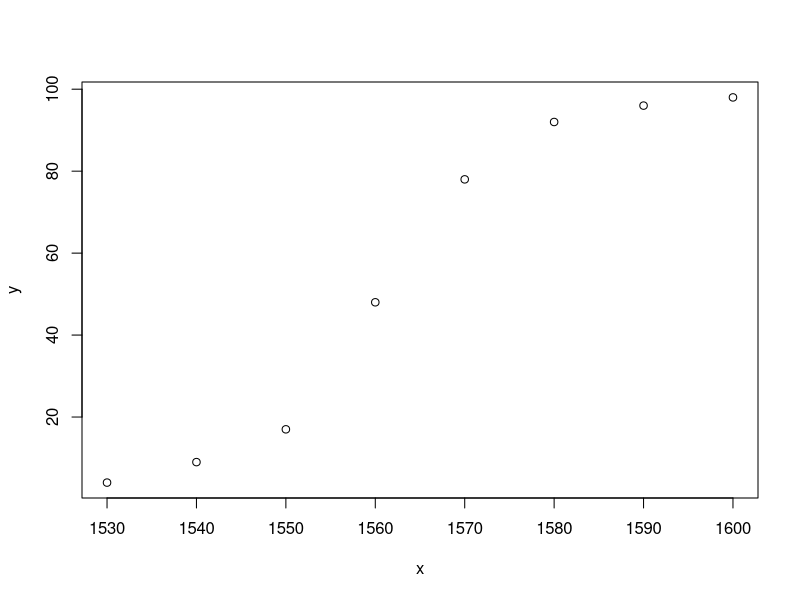

Reproduce this figure in R.
####--- | solution: create new file  ---####

x <- c(1530, 1540, 1550, 1560, 1570, 1580, 1590, 1600)
x
y <- c(4, 9, 17, 48, 78, 92, 96, 98)
y
plot(x, y)


####--- | solution: hours of sleep  ---####

sleep_week <- c(7, 6, 5.5, 8, 6)
sleep_weekend <- c(5,11)
weekend_zzz <- mean(sleep_weekend) - mean(sleep_week)
weekend_zzz